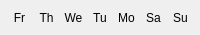
           <widget class="QWidget" name="widget_dayLabels" native="true">
            <property name="sizePolicy">
             <sizepolicy hsizetype="Preferred" vsizetype="Maximum">
              <horstretch>0</horstretch>
              <verstretch>0</verstretch>
             </sizepolicy>
            </property>
            <property name="minimumSize">
             <size>
              <width>0</width>
              <height>35</height>
             </size>
            </property>
            <property name="maximumSize">
             <size>
              <width>16777215</width>
              <height>35</height>
             </size>
            </property>
            <property name="styleSheet">
             <string notr="true"/>
            </property>
            <layout class="QHBoxLayout" name="horizontalLayout_2">
             <property name="leftMargin">
              <number>9</number>
             </property>
             <property name="rightMargin">
              <number>9</number>
             </property>
             <item>
              <widget class="QLabel" name="label_9">
               <property name="sizePolicy">
                <sizepolicy hsizetype="Ignored" vsizetype="Preferred">
                 <horstretch>0</horstretch>
                 <verstretch>0</verstretch>
                </sizepolicy>
               </property>
               <property name="text">
                <string>Fr</string>
               </property>
               <property name="alignment">
                <set>Qt::AlignCenter</set>
               </property>
              </widget>
             </item>
             <item>
              <widget class="QLabel" name="label_5">
               <property name="sizePolicy">
                <sizepolicy hsizetype="Ignored" vsizetype="Preferred">
                 <horstretch>0</horstretch>
                 <verstretch>0</verstretch>
                </sizepolicy>
               </property>
               <property name="text">
                <string>Th</string>
               </property>
               <property name="alignment">
                <set>Qt::AlignCenter</set>
               </property>
              </widget>
             </item>
             <item>
              <widget class="QLabel" name="label_4">
               <property name="sizePolicy">
                <sizepolicy hsizetype="Ignored" vsizetype="Preferred">
                 <horstretch>0</horstretch>
                 <verstretch>0</verstretch>
                </sizepolicy>
               </property>
               <property name="text">
                <string>We</string>
               </property>
               <property name="alignment">
                <set>Qt::AlignCenter</set>
               </property>
              </widget>
             </item>
             <item>
              <widget class="QLabel" name="label_3">
               <property name="sizePolicy">
                <sizepolicy hsizetype="Ignored" vsizetype="Preferred">
                 <horstretch>0</horstretch>
                 <verstretch>0</verstretch>
                </sizepolicy>
               </property>
               <property name="text">
                <string>Tu</string>
               </property>
               <property name="alignment">
                <set>Qt::AlignCenter</set>
               </property>
              </widget>
             </item>
             <item>
              <widget class="QLabel" name="label_6">
               <property name="sizePolicy">
                <sizepolicy hsizetype="Ignored" vsizetype="Preferred">
                 <horstretch>0</horstretch>
                 <verstretch>0</verstretch>
                </sizepolicy>
               </property>
               <property name="text">
                <string>Mo</string>
               </property>
               <property name="alignment">
                <set>Qt::AlignCenter</set>
               </property>
              </widget>
             </item>
             <item>
              <widget class="QLabel" name="label_7">
               <property name="sizePolicy">
                <sizepolicy hsizetype="Ignored" vsizetype="Preferred">
                 <horstretch>0</horstretch>
                 <verstretch>0</verstretch>
                </sizepolicy>
               </property>
               <property name="text">
                <string>Sa</string>
               </property>
               <property name="alignment">
                <set>Qt::AlignCenter</set>
               </property>
              </widget>
             </item>
             <item>
              <widget class="QLabel" name="label_8">
               <property name="sizePolicy">
                <sizepolicy hsizetype="Ignored" vsizetype="Preferred">
                 <horstretch>0</horstretch>
                 <verstretch>0</verstretch>
                </sizepolicy>
               </property>
               <property name="text">
                <string>Su</string>
               </property>
               <property name="alignment">
                <set>Qt::AlignCenter</set>
               </property>
              </widget>
             </item>
            </layout>
           </widget>
